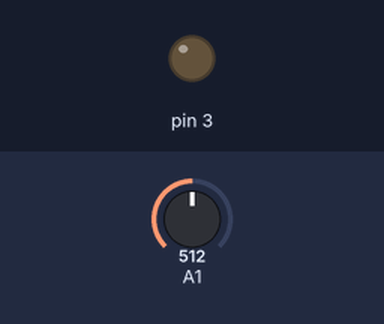
The sketch below on a simulated Arduino Uno, built with avr-gcc and run on an emulated ATmega328P. On the bench: output pins drawn as LEDs (lit = HIGH). The test bench sets the inputs (shaded band); at power-on: A1 = 512.

Above: at 1.2 s.
1.3 s: A1 set to 716
At 2.3 s:
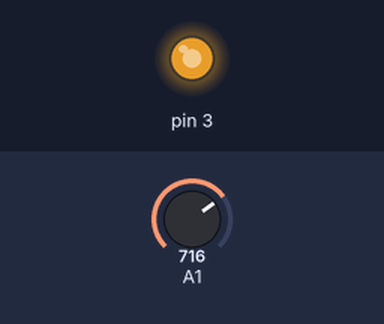
2.8 s: A1 set to 758
At 3.4 s:
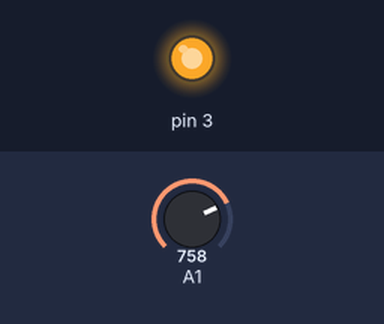
4.3 s: A1 set to 768
At 5.5 s:
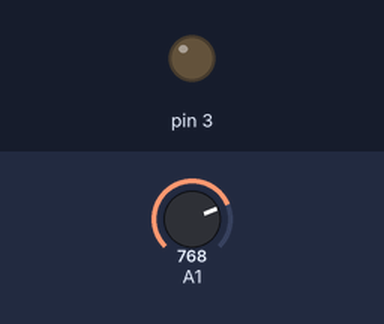
5.8 s: A1 set to 900
At 6.9 s:
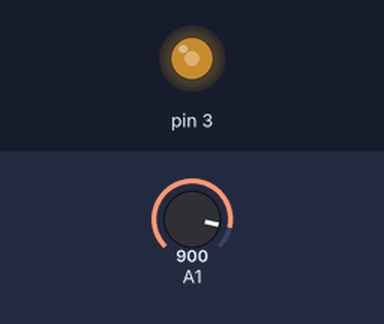
7.3 s: A1 set to 306
At 8.0 s:
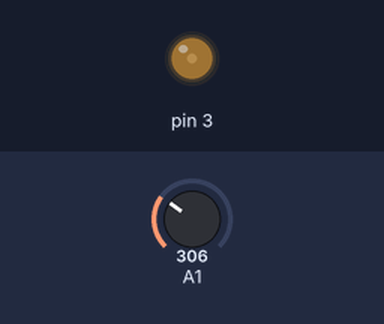
8.8 s: A1 set to 0
At 9.2 s:
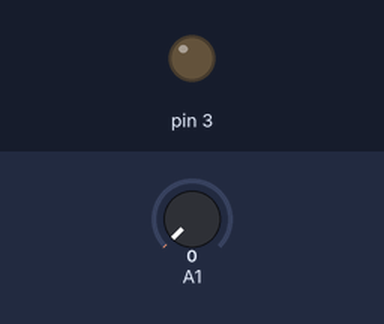
Timing chart, 0 to 11.3 s (numbered marks = the images above; inputs shaded):
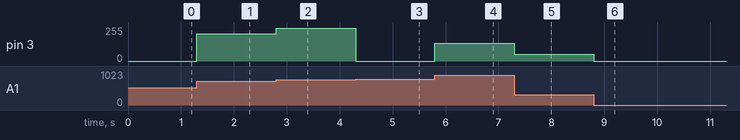

Measured:
- the behaviour switches between 767 and 768 on A1 (found by bisection; images 2 and 3)
- after the input at 1.3 s, pin 3: 0/255 → 204/255 at once
- after the input at 2.8 s, pin 3: 204/255 → 246/255 at once
- after the input at 4.3 s, pin 3: 246/255 → 0/255 at once
- after the input at 5.8 s, pin 3: 0/255 → 132/255 at once
- after the input at 7.3 s, pin 3: 132/255 → 50/255 at once
- after the input at 8.8 s, pin 3: 50/255 → 0/255 at once

The sketch:

LightMotor.ino
```cpp
void setup() {
  // put your setup code here, to run once:
  analogWrite(3, 0);
}

void loop() {
  // put your main code here, to run repeatedly:
  int light = analogRead(1);
  analogWrite(3, light);

  for(int i = 0; i < 5; i++) {
    if(light > (51 * i)) {
      digitalWrite(i + 4, HIGH);
    }
    else {
      digitalWrite(i + 4, LOW);
    }
  }
}
```
